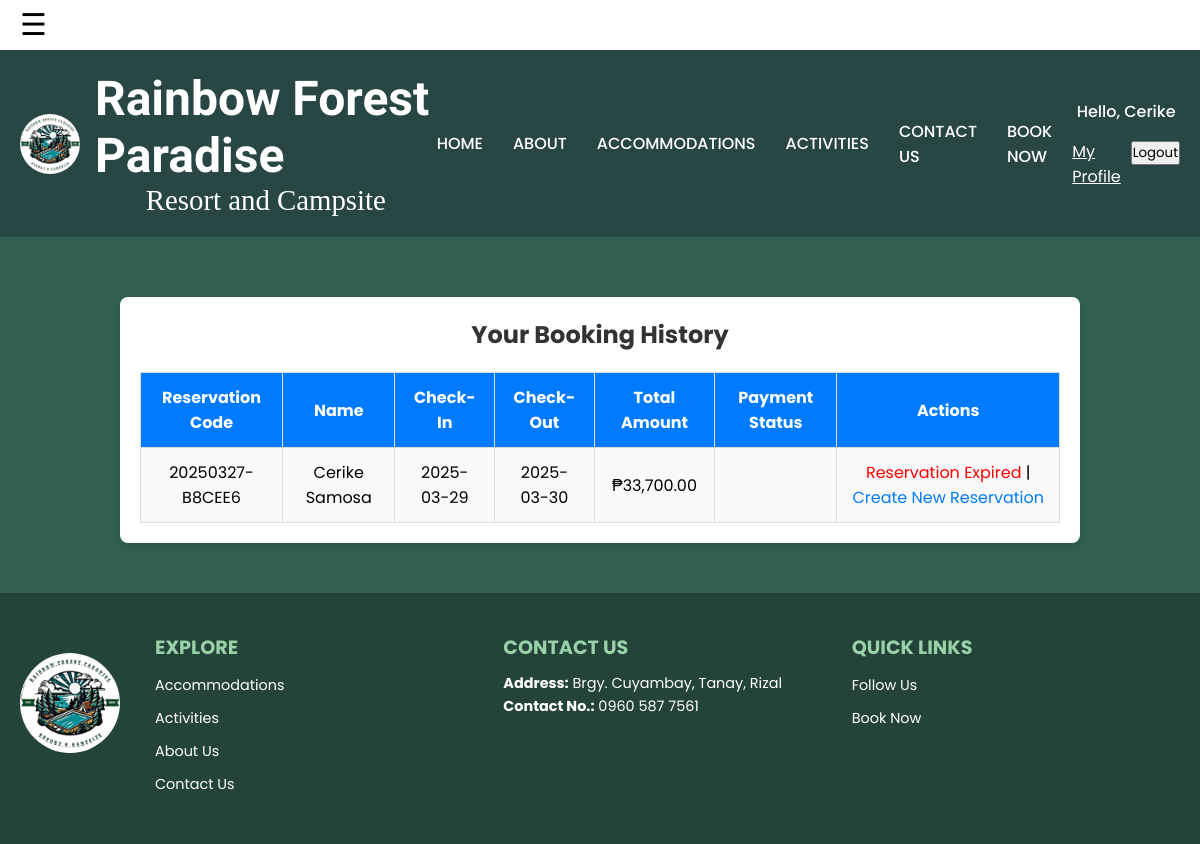
Page /bookings.php (signed in) on the earlier database version.
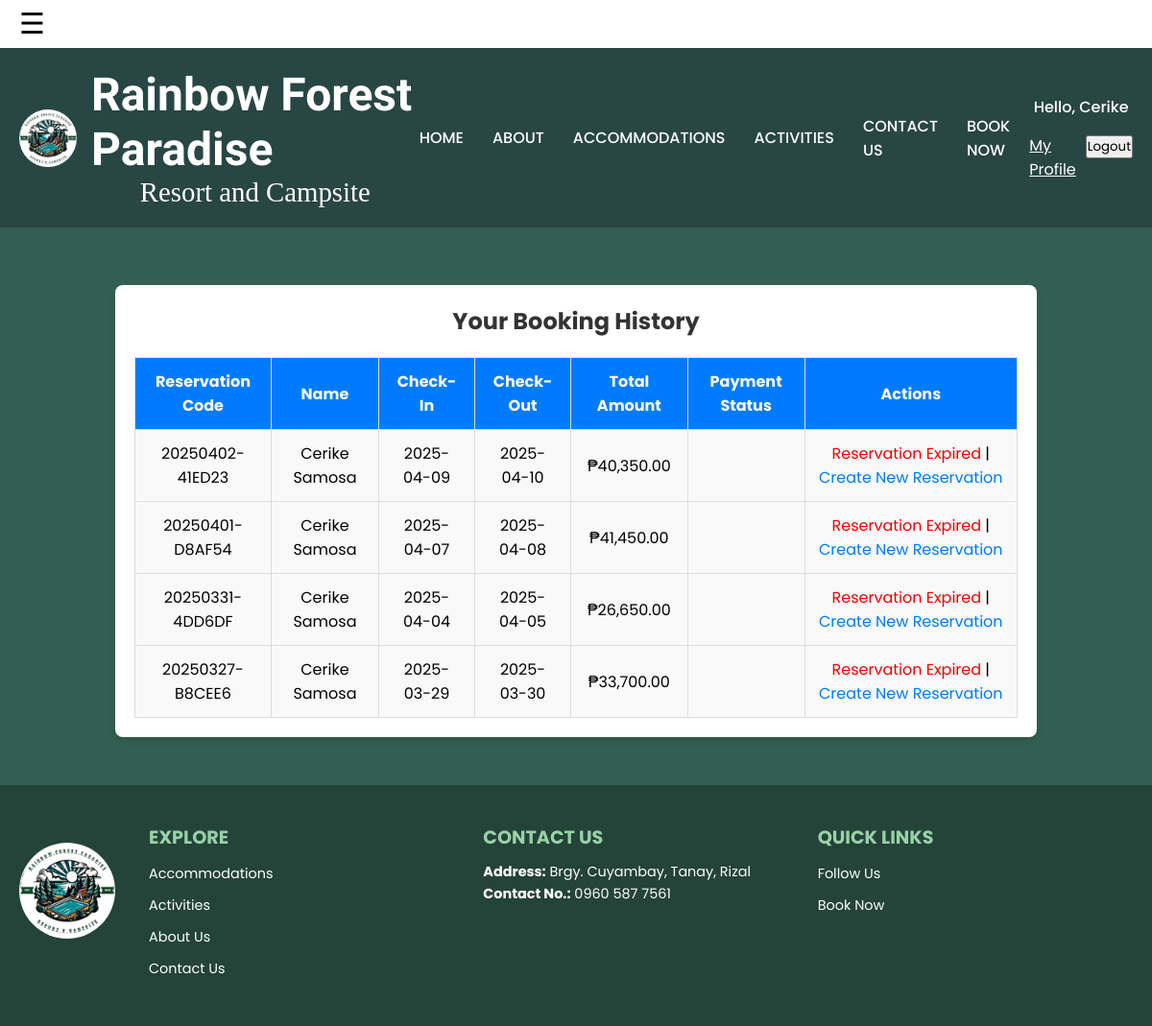
Same page on the later database version.
### tables this page shows
CREATE TABLE `user` (
  `id` int(11) NOT NULL,
  `first_name` varchar(64) NOT NULL,
  `last_name` varchar(64) NOT NULL,
  `email` varchar(128) NOT NULL,
  `contact_number` varchar(15) NOT NULL,
  `password_hash` varchar(255) NOT NULL,
  `reset_token_hash` varchar(64) DEFAULT NULL,
  `reset_token_expires_at` datetime DEFAULT NULL,
  `account_activation_hash` varchar(64) DEFAULT NULL
);

CREATE TABLE `user_reservation` (
  `id` int(11) NOT NULL,
  `user_id` int(11) NOT NULL,
  `reservation_code` varchar(255) NOT NULL,
  `check_in` date DEFAULT NULL,
  `check_out` date DEFAULT NULL,
  `first_name` varchar(100) DEFAULT NULL,
  `last_name` varchar(100) DEFAULT NULL,
  `email` varchar(255) DEFAULT NULL,
  `contact_number` varchar(20) DEFAULT NULL,
  `adult_count` int(11) DEFAULT NULL,
  `kid_count` int(11) DEFAULT NULL,
  `tour_type` varchar(50) DEFAULT NULL,
  `special_requests` text DEFAULT NULL,
  `extra_mattress` int(11) DEFAULT 0,
  `extra_pillow` int(11) DEFAULT 0,
  `extra_blanket` int(11) DEFAULT 0,
  `total_price` decimal(10,2) DEFAULT NULL,
  `extras_total` decimal(10,2) DEFAULT NULL,
  `total_amount` decimal(10,2) DEFAULT NULL,
  `created_at` timestamp NOT NULL DEFAULT current_timestamp()
);

### bookings.php (the view, shortened to what this page needs)
<?php
require 'database.php';
function getUserStatus() {
    if (isset($_SESSION["user_id"])) {
        $mysqli = require __DIR__ . "/database.php";
        $stmt = $mysqli->prepare("SELECT first_name, last_name FROM user WHERE id = ?");
        $stmt->bind_param("i", $_SESSION["user_id"]);
        $stmt->execute();
        $result = $stmt->get_result();
        $user = $result->fetch_assoc();
        return $user ?: null;
    }
    return null;
}
$current_user = getUserStatus();
$user_id = $_SESSION['user_id'];
$stmt = $mysqli->prepare("
    SELECT
        r.reservation_code,
        r.first_name,
        r.last_name,
        r.check_in,
        r.check_out,
        r.total_amount,
        p.status AS payment_status,
        r.expires_at
    FROM user_reservation r
    LEFT JOIN payments p ON r.reservation_code = p.user_reservation_code
    WHERE r.user_id = ?
    ORDER BY r.created_at DESC
");
$stmt->bind_param("i", $user_id);
$stmt->execute();
$result = $stmt->get_result();
?>
<!DOCTYPE html>
<html lang="en">
<head>
    <link href="styles/mystyle.css" rel="stylesheet">
</head>
<body>
<?php include "headers/header.php"?>
<div class="container">
    <h2>Your Booking History</h2>
    <?php
    if ($result->num_rows > 0) {
        echo "<table>";
        echo "<thead><tr><th>Reservation Code</th><th>Name</th><th>Check-In</th><th>Check-Out</th><th>Total Amount</th><th>Payment Status</th><th>Actions</th></tr></thead>";
        echo "<tbody>";
        while ($row = $result->fetch_assoc()) {
            $reservation_code = $row['reservation_code'];
            $name = $row['first_name'] . " " . $row['last_name'];
            $check_in = date("Y-m-d", strtotime($row['check_in']));
            $check_out = date("Y-m-d", strtotime($row['check_out']));
            $total_amount = number_format($row['total_amount'], 2);
            $payment_status = ucfirst($row['payment_status']);
            $expires_at = $row['expires_at'];
            $current_time = time();
            $is_expired = ($current_time > $expires_at);
            $is_payment_approved = ($payment_status == 'Approved');
            echo "<tr>";
            echo "<td>" . $reservation_code . "</td>";
            echo "<td>" . $name . "</td>";
            echo "<td>" . $check_in . "</td>";
            echo "<td>" . $check_out . "</td>";
            echo "<td>₱" . $total_amount . "</td>";
            echo "<td>" . $payment_status . "</td>";
            if ($is_expired) {
                echo "<td><span style='color: red;'>Reservation Expired</span> | <a href='reservation_form.php'>Create New Reservation</a></td>";
            } elseif ($is_payment_approved) {
                echo "<td><span style='color: green;'>Payment Already Approved</span></td>";
            } else {
                echo "<td><a href='view_booking.php?code=$reservation_code'>View</a> | <a href='saved_billing.php?code=$reservation_code'>Pay</a></td>";
            }
            echo "</tr>";
        }
        echo "</tbody></table>";
    } else {
        echo "<p class='no-bookings'>You have no bookings.</p>";
    }
    ?>
</div>
<?php include "headers/footer.php"?>
</body>
</html>

### headers/header.php (shortened to what this page needs)
<div class="top-space">
    <div class="hamburger" onclick="toggleMenu()">☰</div>
    </div>
    <header class="page-header">
        <div class="navbar">
            <div class="logo">
                <img src="images/rainbow-logo.png" alt="Resort Logo">
                <div class="logo-text">
                    <h1>Rainbow Forest Paradise</h1>
                    <h2>Resort and Campsite</h2>
                </div>
            </div>
            <ul class="nav-links">
                <li><a href="home_p1.php">HOME</a></li>
                <li><a href="aboutus_p1.php">ABOUT</a></li>
                <li><a href="accomodation_p1.php">ACCOMMODATIONS</a></li>
                <li><a href="activities_p1.php">ACTIVITIES</a></li>
                <li><a href="contact_p1.php">CONTACT US</a></li>
                <li><a href="#">BOOK NOW</a></li>
            </ul>
            <div class="icon">
                <?php if($current_user): ?>
                    <div class="user-info">
                        <span class="user-name">Hello, <?= htmlspecialchars($current_user["first_name"]) ?></span>
                        <div class="user-actions">
                            <a href="account.php" class="profile-btn">My Profile</a>
                            <form action="logout.php" method="post">
                                <button type="submit" class="logout-btn">Logout</button>
                            </form>
                        </div>
                    </div>
                <?php endif; ?>
            </div>
        </div>
    </header>

### headers/footer.php
<footer>
     <div class="footer-container">
         <div class="footer-logo">
             <img src="images/rainbow-logo.png" alt="Rainbow Forest Logo">
         </div>
         <div class="footer-nav">
             <h3>Explore</h3>
             <ul>
                 <li><a href="accommodation_p1.php">Accommodations</a></li>
                 <li><a href="activities_p1.php">Activities</a></li>
                 <li><a href="aboutus_p1.php">About Us</a></li>
                 <li><a href="contact_p1.php">Contact Us</a></li>
             </ul>
         </div>
         <div class="footer-contact">
             <h3>Contact Us</h3>
             <p><strong>Address:</strong> Brgy. Cuyambay, Tanay, Rizal</p>
             <p><strong>Contact No.:</strong> 0960 587 7561</p>
         </div>
         <div class="footer-actions">
             <h3>Quick Links</h3>
             <ul>
                 <li><a href="aboutus_p1.php">Follow Us</a></li>
                 <li><a href="#">Book Now</a></li>
         </div>
     </div>
 </footer>

### styles/mystyle.css (style rules this page uses)
* { margin: 0; padding: 0; box-sizing: border-box; font-family: 'Poppins', sans-serif; }
html, body { background-color: #325f51 !important; color: white; margin: 0; padding: 0; height: 100%; }
.logo { display: flex; align-items: center; }
.logo img { width: 60px; border-radius: 50%; height: auto; margin-right: 15px; }
.logo-text { display: flex; flex-direction: column; }
.logo h1 { font-family: "Dancing Script", serif; font-size: 3.0em; color: white; font-weight: 600; margin: 0; }
.logo h2 { font-family: "Libre Baskerville", serif; font-size: 1.8em; color: white; font-weight: normal; margin: 0; }
.top-space { width: 100%; height: 50px; background: transparent; display: flex; align-items: center; padding-left: 20px; position: relative; z-index: 1001; }
.hamburger { font-size: 30px; color: rgb(0, 0, 0); cursor: pointer; z-index: 1100; position: relative; }
.container { display: flex; width: 100%; flex-direction: column; align-items: left; }
.navbar { display: flex; justify-content: space-between; align-items: center; width: 100%; }
.nav-links { list-style: none; display: flex; gap: 30px; align-items: center; margin-left: auto; margin-right: 20px; }
.nav-links li { list-style: none; }
.nav-links li a { color: white; text-decoration: none; font-size: 16px; font-weight: 500; position: relative; text-transform: uppercase; }
.nav-links li a::after { content: ""; position: absolute; bottom: -2px; left: 0; width: 0; height: 2px; background-color: white; transition: width 0.3s ease-in-out; }
.top-space { width: 100%; height: 50px; background: #ffffff; display: flex; align-items: center; padding-left: 20px; position: relative; z-index: 1001; }
.page-header { width: 100%; background: #508E87; padding: 20px 20px; display: flex; align-items: center; justify-content: space-between; position: relative; z-index: 1000; }
.page-header::before { content: ""; position: absolute; top: 0; left: 0; width: 100%; height: 100%; background: rgba(0, 0, 0, 0.5); z-index: -1; }
.icon { display: flex; align-items: center; }
footer { background-color: #244339; color: white; padding: 40px 20px; }
.footer-container { display: flex; flex-wrap: wrap; justify-content: space-between; align-items: flex-start; gap: 20px; }
.footer-logo img { width: 100px; height: auto; border-radius: 50px; margin-top: 20px; margin-right: 15px; }
.footer-nav, .footer-contact, .footer-actions { flex: 1; min-width: 200px; }
.footer-nav h3, .footer-contact h3, .footer-actions h3 { margin-bottom: 10px; font-size: 1.2em; text-transform: uppercase; color: #99d1a8; }
.footer-nav ul, .footer-actions ul { list-style: none; padding: 0; }
.footer-nav ul li, .footer-actions ul li { margin-bottom: 8px; }
.footer-nav ul li a, .footer-actions ul li a { text-decoration: none; color: white; font-size: 0.9em; transition: color 0.3s ease; }
.footer-contact p { font-size: 0.9em; line-height: 1.6; }
.user-info { display: flex; align-items: center; gap: 15px; background-color: transparent; }
.user-name { color: white; font-weight: 500; }
.user-actions { display: flex; gap: 10px; }

### bookings.php (style rules this page uses)
body { font-family: 'Roboto', sans-serif; background-color: #f4f7fa; margin: 0; padding: 0; }
.container { width: 80%; margin: 20px auto; margin-top: 60px; margin-bottom: 50px; background-color: white; padding: 20px; border-radius: 8px; box-shadow: 0 4px 6px rgba(0, 0, 0, 0.1); color: black; }
h2 { text-align: center; color: #333; }
table { width: 100%; border-collapse: collapse; margin-top: 20px; }
table th, table td { padding: 12px; text-align: center; border: 1px solid #ddd; }
table th { background-color: #007bff; color: white; }
table td { background-color: #f9f9f9; }
table td a { color: #007bff; text-decoration: none; }
h1 { alignment: center; }
.user-info { display: flex; flex-direction: column; }
.profile-btn { color:white; }

Differences in the rows shown:
added user_reservation: reservation_code "20250402-41ED23", name "Cerike Samosa", check_in "2025-04-09", check_out "2025-04-10", total_amount "40,350.00"
added user_reservation: reservation_code "20250401-D8AF54", name "Cerike Samosa", check_in "2025-04-07", check_out "2025-04-08", total_amount "41,450.00"
added user_reservation: reservation_code "20250331-4DD6DF", name "Cerike Samosa", check_in "2025-04-04", check_out "2025-04-05", total_amount "26,650.00"
